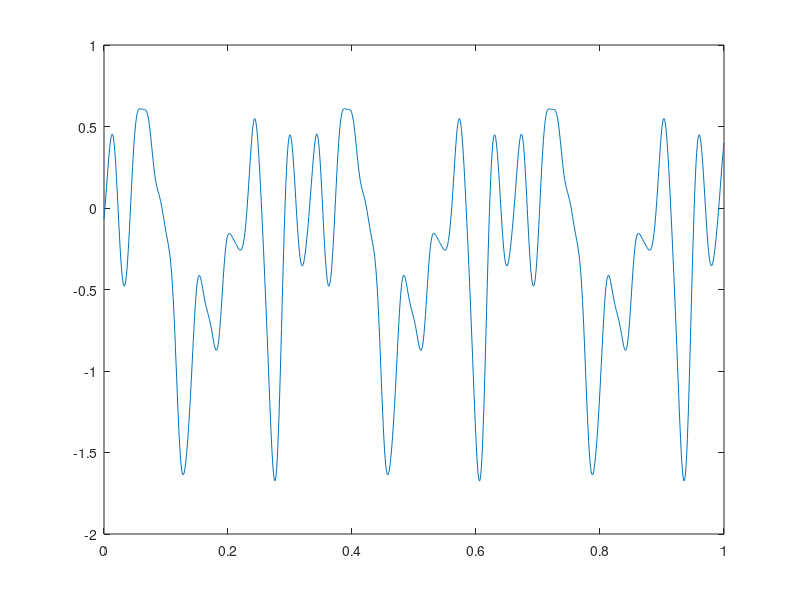

Reproduce this figure in MATLAB.
clear; close all;

N = 1000;

x = linspace(0,1,N);

sigma_f = 1;
sigma_l = .25;
p = .33;

r = abs(x - x');

sin_arg = pi*r/p;
C = sigma_f^2*exp(-2*sin(sin_arg).^2/sigma_l^2);

figure
imagesc(C)
colorbar
min(eig(C))

y = mvnrnd(zeros(N,1),C);
plot(x,y)